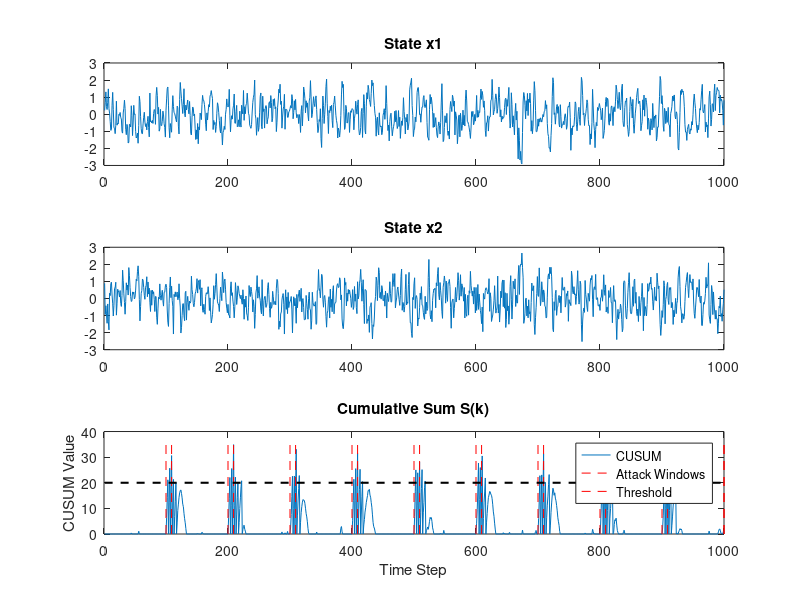

Recreate this plot in MATLAB.
%% sim-parameters
num_timesteps = 1000;
b = 3;
b_bar = 1.0372; % base value of bias
bias_values = [0.70*b_bar, 1*b_bar, 1.30*b_bar];
tau = 20; % threshold

%% system matrices
F = [0.84 0.23; -0.47 0.12];
G = [0.07; 0.23];
C = [0 1];
K = [-1.85 -0.96];
R1 = [0.45 -0.11; -0.11 0.20];
R2 = [1];
L = [0.31; -0.21];
Sigma_r = [1.70];

%% state, estimation, and residual vectors
x = zeros(2, num_timesteps); % (2x1)
x_hat = zeros(2, num_timesteps); % (2x1)
r = zeros(1, num_timesteps); % residual signal
S = zeros(1, num_timesteps); % cusum vec
attack = zeros(1, num_timesteps); % attack signal

%% initial conditions
x(:, 1) = rand(2, 1); % random initialization of x

%% attack parameters
attack_interval = 100; % introduce attack every 100 timesteps
attack_duration = 10; % duration of each attack
attack_magnitude = 8; % constant attack signal magnitude

%% empty containers to store alarms and attacks
alarms = [];
attack_windows = [];

%% looping over timesteps to simulate
for k = 1:num_timesteps-1
    % noise params
    v = mvnrnd([0; 0], R1)'; % process noise
    n = normrnd(0, sqrt(R2)); % sensor noise
    
    % attack signal
    if mod(k, attack_interval) == 0
        attack_start = k;
        attack_end = min(k + attack_duration - 1, num_timesteps);
        attack_windows = [attack_windows, attack_start:attack_end];
    end
    
    if ismember(k, attack_windows)
        do_k = attack_magnitude;
    else
        do_k = 0; % no attack case
    end
    
    % system dynamics
    u = K * x(:, k); % modelling input from state
    
    % state update from system matrices
    x(:, k+1) = F * x(:, k) + G * u + v;
    
    % "measured" output considering the attack sig
    y_bar = C * x(:, k) + n + do_k;
    
    % next state estimation using kalman filter
    % L known: coming from min. error covariance.
    x_hat(:, k+1) = F * x_hat(:, k) + G * u + L * (y_bar - C * x_hat(:, k));
    
    % residual signal from measured output affected by attack
    r(k) = y_bar - C * x_hat(:, k);
    
    % attack detection from CUSUM scheme
    z_k = abs(r(k)); % distance from the abs value of residual signal
    if S(k) <= tau
        S(k+1) = max(0, S(k) + z_k - b);
    else
        S(k+1) = 0;
        % alarm goes off at this timestep
        alarms(end+1) = k;
        disp(['Alarm at timestep ', num2str(k)]);
    end
end

%% cusum scheme performance metrics
% false alarm rate
false_alarms = 0;
for i = 1:length(alarms)
    if ~ismember(alarms(i), attack_windows)
        false_alarms = false_alarms + 1;
    end
end
total_alarms = length(alarms);
false_alarm_rate = false_alarms / total_alarms;
disp(['Total Alarms: ', num2str(total_alarms)]);
disp(['False Alarms: ', num2str(false_alarms)]);
disp(['False Alarm Rate: ', num2str(false_alarm_rate)]);

%% variation of state x: [x1 x2] and CUSUM value over the timespan
figure;
subplot(3,1,1); plot(1:num_timesteps, x(1,:)); title('State x1');
subplot(3,1,2); plot(1:num_timesteps, x(2,:)); title('State x2');
subplot(3,1,3);
plot(1:num_timesteps, S);
title('Cumulative Sum S(k)');
hold on;

% Plot attack windows
for k = 1:num_timesteps
    if mod(k, attack_interval) == 0
        attack_start = k;
        attack_end = min(k + attack_duration - 1, num_timesteps);
        plot([attack_start, attack_start], [0, max(S)], 'r--');
        plot([attack_end, attack_end], [0, max(S)], 'r--');
    end
end

% Plot threshold line
plot([1, num_timesteps], [tau, tau], 'k--', 'LineWidth', 1.5);

legend('CUSUM', 'Attack Windows', 'Threshold');
xlabel('Time Step');
ylabel('CUSUM Value');